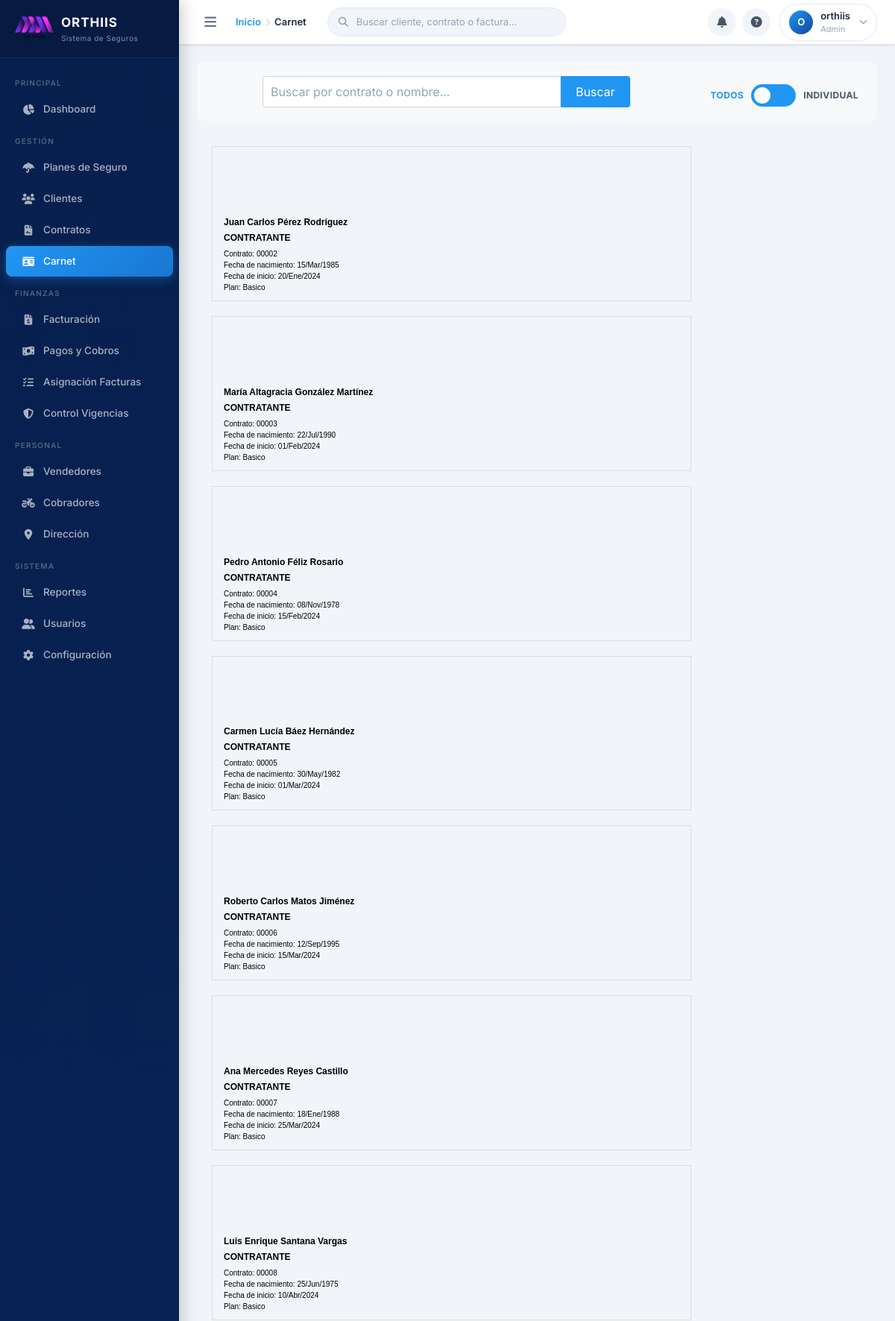
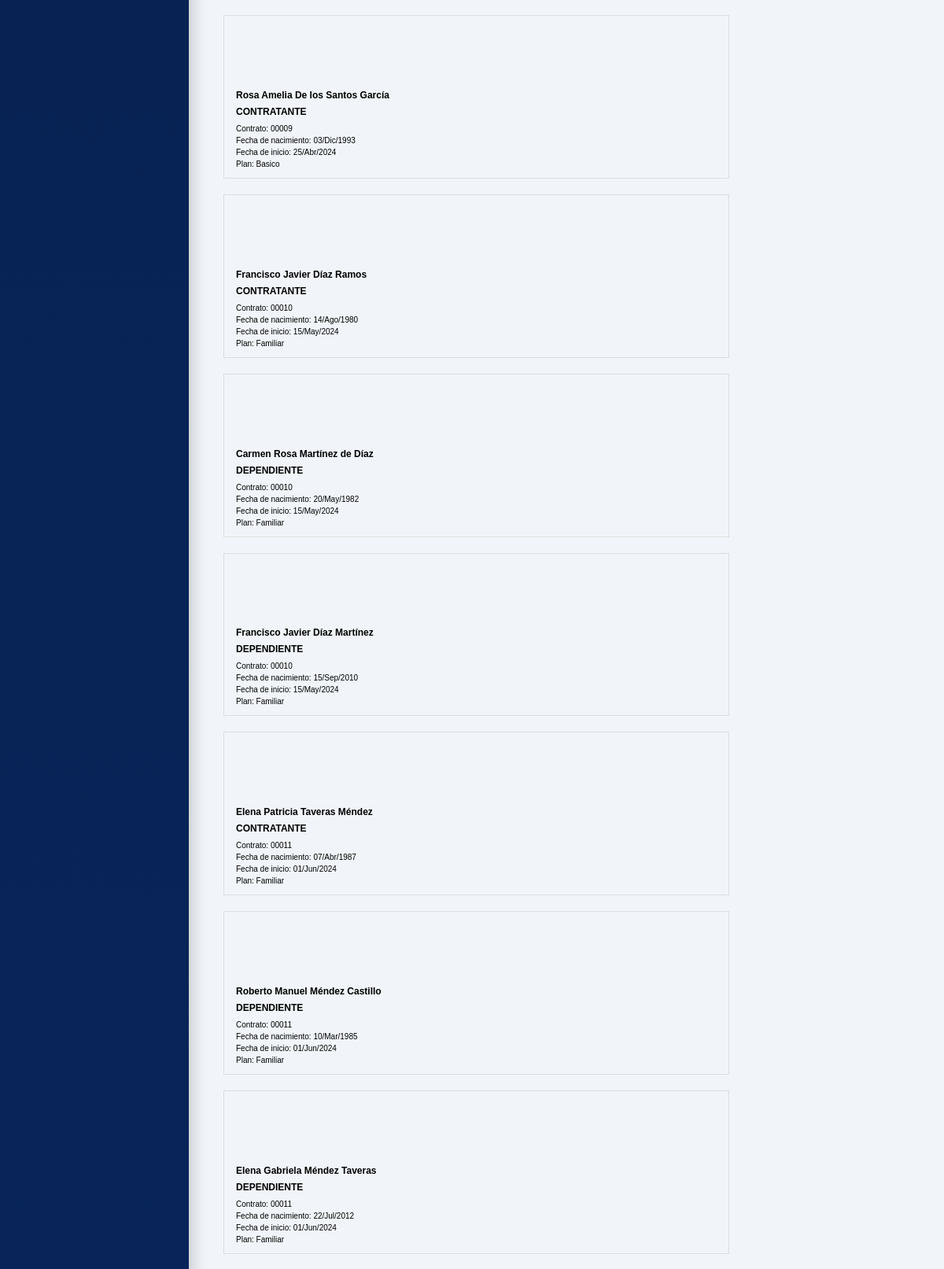
/carnet.php (signed in, upper part), run on the app's committed database (2 pictures, top to bottom).
### tables this page shows
CREATE TABLE `configuracion_sistema` (
  `id` int(11) NOT NULL,
  `nombre_empresa` varchar(100) NOT NULL,
  `rif` varchar(20) DEFAULT NULL,
  `direccion` text DEFAULT NULL,
  `telefono` varchar(15) DEFAULT NULL,
  `celular` varchar(15) DEFAULT NULL,
  `email` varchar(100) DEFAULT NULL,
  `logo_url` varchar(255) DEFAULT NULL,
  `moneda` varchar(10) DEFAULT 'USD',
  `dias_gracia_pago` int(11) DEFAULT 5,
  `formato_factura` text DEFAULT NULL,
  `created_at` timestamp NOT NULL DEFAULT current_timestamp(),
  `updated_at` timestamp NOT NULL DEFAULT current_timestamp() ON UPDATE current_timestamp()
);

CREATE TABLE `contratos` (
  `id` int(11) NOT NULL,
  `numero_contrato` varchar(20) DEFAULT NULL,
  `cliente_id` int(11) NOT NULL,
  `plan_id` int(11) NOT NULL,
  `fecha_inicio` date NOT NULL,
  `fecha_fin` date DEFAULT NULL,
  `monto_mensual` decimal(10,2) NOT NULL,
  `monto_total` decimal(10,2) NOT NULL,
  `dia_cobro` int(11) NOT NULL,
  `estado` enum('activo','cancelado','suspendido') DEFAULT 'activo',
  `vendedor_id` int(11) DEFAULT NULL,
  `notas` text DEFAULT NULL,
  `ubicacion_lat` decimal(10,8) DEFAULT NULL COMMENT 'Latitud GPS del contrato',
  `ubicacion_lng` decimal(11,8) DEFAULT NULL COMMENT 'Longitud GPS del contrato',
  `ubicacion_ref` varchar(255) DEFAULT NULL COMMENT 'Referencia textual de la ubicación',
  `created_at` timestamp NOT NULL DEFAULT current_timestamp(),
  `updated_at` timestamp NOT NULL DEFAULT current_timestamp() ON UPDATE current_timestamp()
);

CREATE TABLE `clientes` (
  `id` int(11) NOT NULL,
  `codigo` varchar(5) NOT NULL,
  `nombre` varchar(100) NOT NULL,
  `apellidos` varchar(100) NOT NULL,
  `cedula` varchar(13) NOT NULL,
  `telefono1` varchar(15) NOT NULL,
  `telefono2` varchar(15) DEFAULT NULL,
  `telefono3` varchar(15) DEFAULT NULL,
  `direccion` text NOT NULL,
  `email` varchar(100) NOT NULL,
  `fecha_nacimiento` date DEFAULT NULL,
  `fecha_registro` datetime NOT NULL,
  `estado` enum('activo','inactivo','suspendido') DEFAULT 'activo',
  `cobrador_id` int(11) NOT NULL,
  `vendedor_id` int(11) NOT NULL,
  `notas` text DEFAULT NULL,
  `created_at` timestamp NOT NULL DEFAULT current_timestamp(),
  `updated_at` timestamp NOT NULL DEFAULT current_timestamp() ON UPDATE current_timestamp()
);

CREATE TABLE `planes` (
  `id` int(11) NOT NULL,
  `codigo` varchar(20) DEFAULT NULL,
  `nombre` varchar(100) NOT NULL,
  `descripcion` text DEFAULT NULL,
  `precio_base` decimal(10,2) NOT NULL,
  `cobertura_maxima` decimal(10,2) DEFAULT NULL,
  `edad_minima` int(11) DEFAULT NULL,
  `edad_maxima` int(11) DEFAULT NULL,
  `periodo_carencia` int(11) DEFAULT NULL,
  `estado` enum('activo','inactivo') DEFAULT 'activo',
  `created_at` timestamp NOT NULL DEFAULT current_timestamp(),
  `updated_at` timestamp NOT NULL DEFAULT current_timestamp() ON UPDATE current_timestamp()
);

CREATE TABLE `dependientes` (
  `id` int(11) NOT NULL,
  `contrato_id` int(11) NOT NULL,
  `nombre` varchar(100) NOT NULL,
  `apellidos` varchar(100) NOT NULL,
  `relacion` varchar(50) NOT NULL,
  `fecha_nacimiento` date NOT NULL,
  `identificacion` varchar(20) NOT NULL,
  `telefono` varchar(15) DEFAULT NULL,
  `fecha_registro` date NOT NULL,
  `email` varchar(100) DEFAULT NULL,
  `plan_id` int(11) NOT NULL,
  `estado` enum('activo','inactivo') DEFAULT 'activo',
  `created_at` timestamp NOT NULL DEFAULT current_timestamp(),
  `updated_at` timestamp NOT NULL DEFAULT current_timestamp() ON UPDATE current_timestamp()
);

### carnet.php (the view, shortened to what this page needs)
<?php
require_once 'config.php';
require_once 'header.php';
$servername = "localhost";
$username = "xygfyvca_disen";
$password = "*Camil7172*";
$dbname = "xygfyvca_disen";
$conn = new mysqli($servername, $username, $password, $dbname);
$search_query = '';
$stmt = $conn->prepare("
    SELECT
        c.id as contrato_id,
        c.numero_contrato,
        c.fecha_inicio,
        cl.id as cliente_id,
        cl.nombre as cliente_nombre,
        cl.apellidos as cliente_apellidos,
        cl.cedula,
        cl.codigo as cliente_codigo,
        cl.fecha_nacimiento as cliente_fecha_nacimiento,
        p.nombre as plan_nombre,
        d.id as dependiente_id,
        d.nombre as dependiente_nombre,
        d.apellidos as dependiente_apellidos,
        d.identificacion as dependiente_cedula,
        d.fecha_nacimiento as dependiente_fecha_nacimiento,
        d.fecha_registro as dependiente_fecha_registro
    FROM contratos c
    JOIN clientes cl ON c.cliente_id = cl.id
    JOIN planes p ON c.plan_id = p.id
    LEFT JOIN dependientes d ON c.id = d.contrato_id AND d.estado = 'activo'
    WHERE c.estado = 'activo'
    AND (c.numero_contrato LIKE ? OR cl.nombre LIKE ? OR cl.apellidos LIKE ? OR d.nombre LIKE ? OR d.apellidos LIKE ?)
    ORDER BY c.id, d.id
");
$search_param = "%$search_query%";
$stmt->bind_param("sssss", $search_param, $search_param, $search_param, $search_param, $search_param);
$stmt->execute();
$registros = $stmt->get_result()->fetch_all(MYSQLI_ASSOC);
$carnets = [];
foreach ($registros as $row) {
    $contrato_id = $row['contrato_id'];
    if (!isset($carnets[$contrato_id])) {
        $carnets[$contrato_id] = [
            'titular' => $row,
            'dependientes' => []
        ];
    }
    if ($row['dependiente_id']) {
        $carnets[$contrato_id]['dependientes'][] = $row;
    }
}
?>
<div class="search-container">
    <form method="post" action="carnet.php">
        <input type="text" name="search" placeholder="Buscar por contrato o nombre..." value="<?php echo htmlspecialchars($search_query); ?>">
        <button type="submit">Buscar</button>
    </form>
    <div class="print-mode-switch mt-3">
        <label class="switch-label">
            <span class="modo-todos active">Todos</span>
            <label class="switch">
                <span class="slider round"></span>
            </label>
            <span class="modo-individual">Individual</span>
        </label>
    </div>
</div>
<div class="carnet-container">
    <?php
    foreach ($carnets as $contrato_id => $data):
        echo generarCarnetHtml($data['titular'], true);
        foreach ($data['dependientes'] as $dependiente) {
            echo generarCarnetHtml($dependiente, false);
        }
    endforeach;
    ?>
</div>
<?php
function formatearFecha($fecha) {
    $meses_es = [
        'Jan' => 'Ene',
        'Feb' => 'Feb',
        'Mar' => 'Mar',
        'Apr' => 'Abr',
        'May' => 'May',
        'Jun' => 'Jun',
        'Jul' => 'Jul',
        'Aug' => 'Ago',
        'Sep' => 'Sep',
        'Oct' => 'Oct',
        'Nov' => 'Nov',
        'Dec' => 'Dic'
    ];
    $fecha_formateada = date('d/M/Y', strtotime($fecha));
    foreach ($meses_es as $mes_en => $mes_es) {
        $fecha_formateada = str_replace($mes_en, $mes_es, $fecha_formateada);
    }
    return $fecha_formateada;
}
function generarCarnetHtml($datos, $es_titular) {
    $numero_contrato = $datos['numero_contrato'];
    if ($es_titular) {
        $fecha_inicio = formatearFecha($datos['fecha_inicio']);
    } else {
        if (!empty($datos['dependiente_fecha_registro']) && $datos['dependiente_fecha_registro'] !== '0000-00-00') {
            $fecha_inicio = formatearFecha($datos['dependiente_fecha_registro']);
        } else {
            $fecha_inicio = formatearFecha($datos['fecha_inicio']);
        }
    }
    $plan = $datos['plan_nombre'];
    $carnet_id = $es_titular ? 'T_'.$datos['contrato_id'] : 'D_'.$datos['dependiente_id'];
    if ($es_titular) {
        $nombre = $datos['cliente_nombre'] . ' ' . $datos['cliente_apellidos'];
        $tipo = 'CONTRATANTE';
        $fecha_nacimiento = formatearFecha($datos['cliente_fecha_nacimiento']);
    } else {
        $nombre = $datos['dependiente_nombre'] . ' ' . $datos['dependiente_apellidos'];
        $tipo = 'DEPENDIENTE';
        $fecha_nacimiento = formatearFecha($datos['dependiente_fecha_nacimiento']);
    }
    $info_html = '
    <div class="carnet-info">
        <div class="nombre">'.htmlspecialchars($nombre).'</div>
        <div class="tipo">'.htmlspecialchars($tipo).'</div>
        <div class="contrato">Contrato: '.htmlspecialchars($numero_contrato).'</div>
        <div class="fecha">Fecha de nacimiento: '.htmlspecialchars($fecha_nacimiento).'</div>
        <div class="fecha">Fecha de inicio: '.htmlspecialchars($fecha_inicio).'</div>
        <div class="plan">Plan: '.htmlspecialchars($plan).'</div>
    </div>';
    return '
    <div class="carnet" data-id="'.$carnet_id.'">
        <input type="checkbox" class="select-checkbox" value="'.$carnet_id.'">
        <div class="carnet-left">
            '.$info_html.'
        </div>
        <div class="carnet-right"></div>
    </div>';
}
require_once 'footer.php';
?>

### header.php (shortened to what this page needs)
<?php
require_once 'config.php';
require_once 'toast.php';
$stmtConfig = $conn->prepare("SELECT logo_url FROM configuracion_sistema WHERE id = 1");
$stmtConfig->execute();
$config = $stmtConfig->fetch();
$usuarioNombre = $_SESSION['usuario_nombre'] ?? 'Usuario';
$usuarioRol    = ucfirst($_SESSION['rol'] ?? 'usuario');
$palabras  = explode(' ', trim($usuarioNombre));
$iniciales = strtoupper(substr($palabras[0], 0, 1));
$paginaActual = basename($_SERVER['PHP_SELF']);
$nombresPagina = [
    'dashboard.php'    => 'Dashboard',
    'clientes.php'     => 'Clientes',
    'contratos.php'    => 'Contratos',
    'carnet.php'       => 'Carnet',
    'planes.php'       => 'Planes de Seguro',
    'facturacion.php'  => 'Facturación',
    'asignacion.php'   => 'Asignación de Facturas',
    'pagos.php'        => 'Pagos y Cobros',
    'reportes.php'     => 'Reportes',
    'usuarios.php'     => 'Usuarios',
    'direccion.php'    => 'Dirección',
    'configuracion.php'=> 'Configuración',
    'vendedores.php'   => 'Vendedores',
    'cobradores.php'   => 'Cobradores',
];
$tituloActual = $nombresPagina[$paginaActual] ?? ucfirst(str_replace('.php', '', $paginaActual));
function navActive(string $pagina): string {
    return basename($_SERVER['PHP_SELF']) === $pagina ? ' active' : '';
}
?>
<!DOCTYPE html>
<html lang="es">
<head>
    <link href="https://cdnjs.cloudflare.com/ajax/libs/font-awesome/6.5.0/css/all.min.css" rel="stylesheet">
    <link rel="stylesheet" href="https://cdn.jsdelivr.net/npm/toastify-js/src/toastify.min.css">
    <link href="https://cdn.jsdelivr.net/npm/bootstrap@5.1.3/dist/css/bootstrap.min.css" rel="stylesheet">
    <link rel="stylesheet" href="https://cdn.jsdelivr.net/npm/bootstrap@4.6.2/dist/css/bootstrap.min.css">
    <link rel="stylesheet" href="styles.css">
    <?php echo Toast::render(); ?>
</head>
<body>
<aside class="sidebar" id="sidebar">
    <div class="sidebar-brand">
        <?php if (!empty($config['logo_url'])): ?>
            <img src="<?php echo htmlspecialchars($config['logo_url']); ?>"
                 alt="Orthiis Logo"
                 style="height:34px;width:auto;border-radius:8px;object-fit:contain;">
        <?php else: ?>
            <div class="brand-icon">
                <i class="fas fa-shield-halved"></i>
            </div>
        <?php endif; ?>
        <div class="brand-text">
            <div class="brand-name">ORTHIIS</div>
            <div class="brand-sub">Sistema de Seguros</div>
        </div>
    </div>
    <nav class="sidebar-nav">
        <div class="nav-section-label">Principal</div>
        <a class="nav-item<?php echo navActive('dashboard.php'); ?>" href="dashboard.php">
            <span class="nav-icon"><i class="fas fa-chart-pie"></i></span>
            Dashboard
        </a>
        <div class="nav-section-label">Gestión</div>
        <a class="nav-item<?php echo navActive('planes.php'); ?>" href="planes.php">
            <span class="nav-icon"><i class="fas fa-umbrella"></i></span>
            Planes de Seguro
        </a>
        <a class="nav-item<?php echo navActive('clientes.php'); ?>" href="clientes.php">
            <span class="nav-icon"><i class="fas fa-users"></i></span>
            Clientes
        </a>
        <a class="nav-item<?php echo navActive('contratos.php'); ?>" href="contratos.php">
            <span class="nav-icon"><i class="fas fa-file-contract"></i></span>
            Contratos
        </a>
        <a class="nav-item<?php echo navActive('carnet.php'); ?>" href="carnet.php">
            <span class="nav-icon"><i class="fas fa-id-card"></i></span>
            Carnet
        </a>
        <div class="nav-section-label">Finanzas</div>
        <a class="nav-item<?php echo navActive('facturacion.php'); ?>" href="facturacion.php">
            <span class="nav-icon"><i class="fas fa-file-invoice-dollar"></i></span>
            Facturación
        </a>
        <a class="nav-item<?php echo navActive('pagos.php'); ?>" href="pagos.php">
            <span class="nav-icon"><i class="fas fa-money-bill-wave"></i></span>
            Pagos y Cobros
        </a>
        <a class="nav-item<?php echo navActive('asignacion.php'); ?>" href="asignacion.php">
            <span class="nav-icon"><i class="fas fa-list-check"></i></span>
            Asignación Facturas
        </a>
        <a class="nav-item<?php echo navActive('vigencia.php'); ?>" href="vigencia.php">
            <span class="nav-icon"><i class="fas fa-shield-halved"></i></span>
            Control Vigencias
        </a>
        <div class="nav-section-label">Personal</div>
        <a class="nav-item<?php echo navActive('vendedores.php'); ?>" href="vendedores.php">
            <span class="nav-icon"><i class="fas fa-briefcase"></i></span>
            Vendedores
        </a>
        <a class="nav-item<?php echo navActive('cobradores.php'); ?>" href="cobradores.php">
            <span class="nav-icon"><i class="fas fa-motorcycle"></i></span>
            Cobradores
        </a>
        <a class="nav-item<?php echo navActive('direccion.php'); ?>" href="direccion.php">
            <span class="nav-icon"><i class="fas fa-map-marker-alt"></i></span>
            Dirección
        </a>
        <div class="nav-section-label">Sistema</div>
        <a class="nav-item<?php echo navActive('reportes.php'); ?>" href="reportes.php">
            <span class="nav-icon"><i class="fas fa-chart-bar"></i></span>
            Reportes
        </a>
        <a class="nav-item<?php echo navActive('usuarios.php'); ?>" href="usuarios.php">
            <span class="nav-icon"><i class="fas fa-user-friends"></i></span>
            Usuarios
        </a>
        <a class="nav-item<?php echo navActive('configuracion.php'); ?>" href="configuracion.php">
            <span class="nav-icon"><i class="fas fa-gear"></i></span>
            Configuración
        </a>
    </nav>
</aside>
<div class="main-wrapper" id="mainWrapper">
    <header class="topbar">
        <button class="topbar-toggle" id="sidebarToggle" title="Menú">
            <i class="fas fa-bars"></i>
        </button>
        <div class="topbar-breadcrumb">
            <a href="dashboard.php">Inicio</a>
            <?php if ($paginaActual !== 'dashboard.php'): ?>
                <span class="sep"><i class="fas fa-chevron-right" style="font-size:10px;"></i></span>
                <span class="current"><?php echo htmlspecialchars($tituloActual); ?></span>
            <?php endif; ?>
        </div>
        <div class="topbar-search-global" id="topbarSearchGlobal">
            <i class="fas fa-search tsg-icon"></i>
            <input type="text"
                   id="topbarSearchInput"
                   placeholder="Buscar cliente, contrato o factura..."
                   autocomplete="off"
                   spellcheck="false">
        </div>
        <div class="topbar-actions">
            <button class="topbar-btn" title="Notificaciones">
                <i class="fas fa-bell"></i>
            </button>
            <button class="topbar-btn" title="Ayuda">
                <i class="fas fa-circle-question"></i>
            </button>
            <div class="topbar-user" id="topbarUser">
                <div class="topbar-avatar">
                    <?php echo htmlspecialchars($iniciales); ?>
                </div>
                <div class="topbar-user-info">
                    <div class="user-name"><?php echo htmlspecialchars($usuarioNombre); ?></div>
                    <div class="user-role"><?php echo htmlspecialchars($usuarioRol); ?></div>
                </div>
                <i class="fas fa-chevron-down"
                   style="font-size:11px;color:var(--gray-400);margin-left:2px;"></i>
            </div>
        </div>
    </header>
    <div class="page-content">

### data on the page
configuracion_sistema: logo_url (picture)
contratos: cliente.apellidos "Juan Carlos Pérez Rodríguez", tipo "CONTRATANTE", numero_contrato "00002", cliente.fecha_nacimiento "15/Mar/1985", fecha_inicio "20/Ene/2024", plan.nombre "Basico"
contratos: cliente.apellidos "María Altagracia González Martínez", tipo "CONTRATANTE", numero_contrato "00003", cliente.fecha_nacimiento "22/Jul/1990", fecha_inicio "01/Feb/2024", plan.nombre "Basico"
contratos: cliente.apellidos "Pedro Antonio Féliz Rosario", tipo "CONTRATANTE", numero_contrato "00004", cliente.fecha_nacimiento "08/Nov/1978", fecha_inicio "15/Feb/2024", plan.nombre "Basico"
contratos: cliente.apellidos "Carmen Lucía Báez Hernández", tipo "CONTRATANTE", numero_contrato "00005", cliente.fecha_nacimiento "30/May/1982", fecha_inicio "01/Mar/2024", plan.nombre "Basico"
contratos: cliente.apellidos "Roberto Carlos Matos Jiménez", tipo "CONTRATANTE", numero_contrato "00006", cliente.fecha_nacimiento "12/Sep/1995", fecha_inicio "15/Mar/2024", plan.nombre "Basico"
contratos: cliente.apellidos "Ana Mercedes Reyes Castillo", tipo "CONTRATANTE", numero_contrato "00007", cliente.fecha_nacimiento "18/Ene/1988", fecha_inicio "25/Mar/2024", plan.nombre "Basico"
contratos: cliente.apellidos "Luis Enrique Santana Vargas", tipo "CONTRATANTE", numero_contrato "00008", cliente.fecha_nacimiento "25/Jun/1975", fecha_inicio "10/Abr/2024", plan.nombre "Basico"
contratos: cliente.apellidos "Rosa Amelia De los Santos García", tipo "CONTRATANTE", numero_contrato "00009", cliente.fecha_nacimiento "03/Dic/1993", fecha_inicio "25/Abr/2024", plan.nombre "Basico"
contratos: cliente.apellidos "Francisco Javier Díaz Ramos", tipo "CONTRATANTE", numero_contrato "00010", cliente.fecha_nacimiento "14/Ago/1980", fecha_inicio "15/May/2024", plan.nombre "Familiar", dependientes.nombre+apellidos "Carmen Rosa Martínez de Díaz", tipo "DEPENDIENTE", dependientes.fecha_nacimiento "20/May/1982", dependientes.fecha_registro "15/May/2024", dependientes.nombre+apellidos "Francisco Javier Díaz Martínez", dependientes.fecha_nacimiento "15/Sep/2010"
contratos: cliente.apellidos "Elena Patricia Taveras Méndez", tipo "CONTRATANTE", numero_contrato "00011", cliente.fecha_nacimiento "07/Abr/1987", fecha_inicio "01/Jun/2024", plan.nombre "Familiar", dependientes.nombre+apellidos "Roberto Manuel Méndez Castillo", tipo "DEPENDIENTE", dependientes.fecha_nacimiento "10/Mar/1985", dependientes.fecha_registro "01/Jun/2024", dependientes.nombre+apellidos "Elena Gabriela Méndez Taveras", dependientes.fecha_nacimiento "22/Jul/2012"

### other printed values
$tituloActual "Carnet"
$iniciales "O"
$usuarioNombre "orthiis"
$usuarioRol "Admin"
